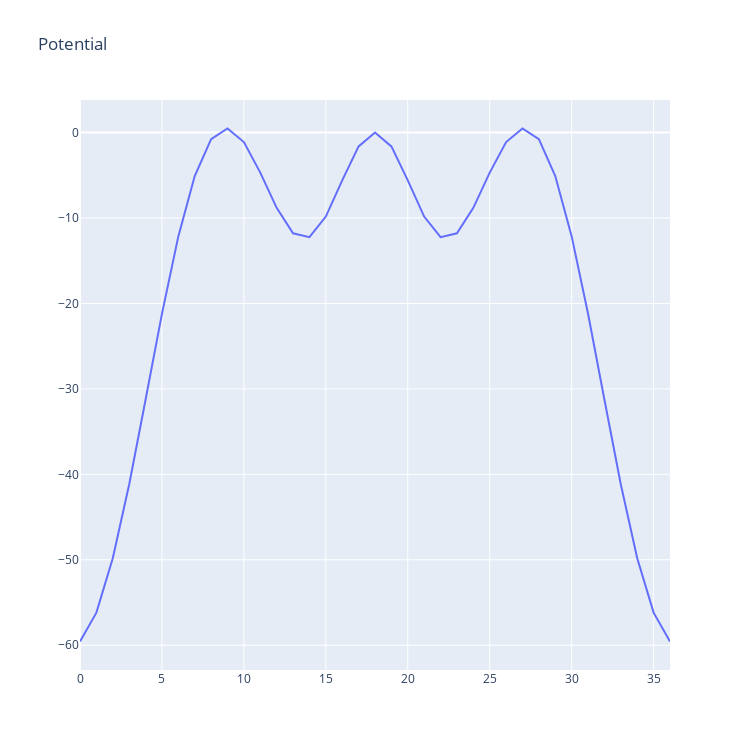
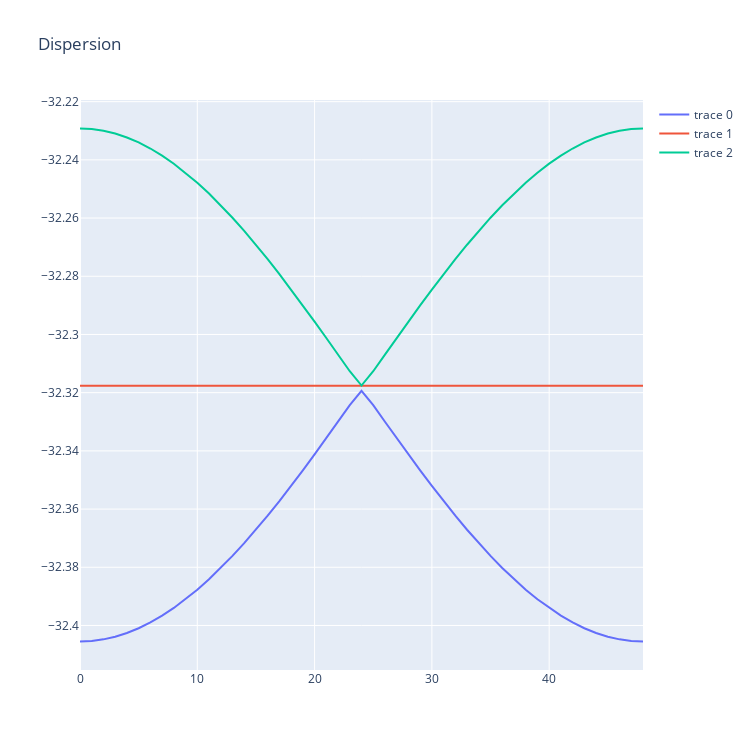

Write notebook code for charts like these, in order.
### Code cell
figure = go.Figure(data=[go.Scatter(y=spatial_potential[:, spatial_potential.shape[1]//2])])
figure.update_layout(title="Potential", 
                     autosize=False, width=750, height=750)
figure.show()

figure = go.Figure(data=[go.Scatter(y=dispersion[:, num_quasimomenta//2, band]) for band in range(3)])
figure.update_layout(title="Dispersion",
                     autosize=False, width=750, height=750)
figure.show()

### Figure 1 — Plotly figure (JSON) as saved in the notebook; plotly's stock layout.template omitted (floating-point values rounded to 4 significant figures)
{"data": [{"type": "scatter", "y": [-59.57, -56.19, -49.82, -41.19, -31.27, -21.21, -12.14, -5.085, -0.7686, 0.4816, -1.107, -4.679, -8.804, -11.78, -12.24, -9.829, -5.586, -1.614, -6.763e-15, -1.614, -5.586, -9.829, -12.24, -11.78, -8.804, -4.679, -1.107, 0.4816, -0.7686, -5.085, -12.14, -21.21, -31.27, -41.19, -49.82, -56.19, -59.57]}], "layout": {"autosize": false, "height": 750, "title": {"text": "Potential"}, "width": 750}}

### Figure 2 — Plotly figure (JSON) as saved in the notebook; plotly's stock layout.template omitted (floating-point values rounded to 4 significant figures)
{"data": [{"type": "scatter", "y": [-32.41, -32.41, -32.4, -32.4, -32.4, -32.4, -32.4, -32.4, -32.39, -32.39, -32.39, -32.38, -32.38, -32.38, -32.37, -32.37, -32.36, -32.36, -32.35, -32.35, -32.34, -32.34, -32.33, -32.32, -32.32, -32.32, -32.33, -32.34, -32.34, -32.35, -32.35, -32.36, -32.36, -32.37, -32.37, -32.38, -32.38, -32.38, -32.39, -32.39, -32.39, -32.4, -32.4, -32.4, -32.4, -32.4, -32.4, -32.41, -32.41]}, {"type": "scatter", "y": [-32.32, -32.32, -32.32, -32.32, -32.32, -32.32, -32.32, -32.32, -32.32, -32.32, -32.32, -32.32, -32.32, -32.32, -32.32, -32.32, -32.32, -32.32, -32.32, -32.32, -32.32, -32.32, -32.32, -32.32, -32.32, -32.32, -32.32, -32.32, -32.32, -32.32, -32.32, -32.32, -32.32, -32.32, -32.32, -32.32, -32.32, -32.32, -32.32, -32.32, -32.32, -32.32, -32.32, -32.32, -32.32, -32.32, -32.32, -32.32, -32.32]}, {"type": "scatter", "y": [-32.23, -32.23, -32.23, -32.23, -32.23, -32.23, -32.24, -32.24, -32.24, -32.24, -32.25, -32.25, -32.26, -32.26, -32.26, -32.27, -32.27, -32.28, -32.28, -32.29, -32.3, -32.3, -32.31, -32.31, -32.32, -32.31, -32.31, -32.3, -32.3, -32.29, -32.28, -32.28, -32.27, -32.27, -32.26, -32.26, -32.26, -32.25, -32.25, -32.24, -32.24, -32.24, -32.24, -32.23, -32.23, -32.23, -32.23, -32.23, -32.23]}], "layout": {"autosize": false, "height": 750, "title": {"text": "Dispersion"}, "width": 750}}
